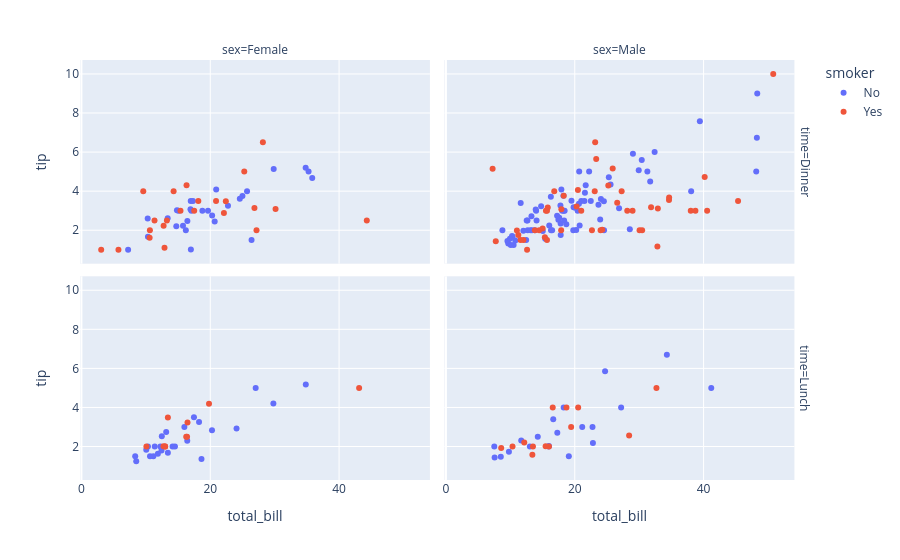

The notebook cell this image was saved under:
### Markdown cell above
## Grouped Scatterplots

Scatterplots support grouping - so-called faceting.

### Code cell
df = px.data.tips()
fig = px.scatter(df, x="total_bill", y="tip", color="smoker", facet_col="sex", facet_row="time")
fig.show()

### Figure 1 — Plotly figure (JSON) as saved in the notebook; plotly's stock layout.template omitted (floating-point values rounded to 4 significant figures)
{"data": [{"hovertemplate": "smoker=No<br>time=Dinner<br>sex=Female<br>total_bill=%{x}<br>tip=%{y}<extra></extra>", "legendgroup": "No", "marker": {"color": "#636efa", "symbol": "circle"}, "mode": "markers", "name": "No", "orientation": "v", "showlegend": true, "type": "scatter", "x": [16.99, 24.59, 35.26, 14.83, 10.33, 16.97, 20.29, 15.77, 19.65, 15.06, 20.69, 16.93, 10.29, 34.81, 26.41, 16.45, 17.07, 14.73, 22.75, 20.92, 7.25, 25.71, 17.31, 29.85, 25.0, 13.39, 16.21, 35.83, 18.78], "xaxis": "x3", "y": [1.01, 3.61, 5.0, 3.02, 1.67, 3.5, 2.75, 2.23, 3.0, 3.0, 2.45, 3.07, 2.6, 5.2, 1.5, 2.47, 3.0, 2.2, 3.25, 4.08, 1.0, 4.0, 3.5, 5.14, 3.75, 2.61, 2.0, 4.67, 3.0], "yaxis": "y3"}, {"hovertemplate": "smoker=No<br>time=Dinner<br>sex=Male<br>total_bill=%{x}<br>tip=%{y}<extra></extra>", "legendgroup": "No", "marker": {"color": "#636efa", "symbol": "circle"}, "mode": "markers", "name": "No", "orientation": "v", "showlegend": false, "type": "scatter", "x": [10.34, 21.01, 23.68, 25.29, 8.77, 26.88, 15.04, 14.78, 10.27, 15.42, 18.43, 21.58, 16.29, 20.65, 17.92, 39.42, 19.82, 17.81, 13.37, 12.69, 21.7, 9.55, 18.35, 17.78, 24.06, 16.31, 18.69, 31.27, 16.04, 17.46, 13.94, 9.68, 30.4, 18.29, 22.23, 32.4, 28.55, 18.04, 12.54, 9.94, 25.56, 19.49, 48.27, 17.59, 20.08, 20.23, 12.02, 10.51, 22.49, 12.46, 18.24, 14.0, 38.07, 23.95, 29.93, 14.07, 13.13, 17.26, 24.55, 19.77, 48.17, 16.49, 21.5, 12.66, 13.81, 24.52, 20.76, 31.71, 20.69, 48.33, 20.45, 13.28, 11.61, 10.77, 10.07, 29.03, 17.82], "xaxis": "x4", "y": [1.66, 3.5, 3.31, 4.71, 2.0, 3.12, 1.96, 3.23, 1.71, 1.57, 3.0, 3.92, 3.71, 3.35, 4.08, 7.58, 3.18, 2.34, 2.0, 2.0, 4.3, 1.45, 2.5, 3.27, 3.6, 2.0, 2.31, 5.0, 2.24, 2.54, 3.06, 1.32, 5.6, 3.0, 5.0, 6.0, 2.05, 3.0, 2.5, 1.56, 4.34, 3.51, 6.73, 2.64, 3.15, 2.01, 1.97, 1.25, 3.5, 1.5, 3.76, 3.0, 4.0, 2.55, 5.07, 2.5, 2.0, 2.74, 2.0, 2.0, 5.0, 2.0, 3.5, 2.5, 2.0, 3.48, 2.24, 4.5, 5.0, 9.0, 3.0, 2.72, 3.39, 1.47, 1.25, 5.92, 1.75], "yaxis": "y4"}, {"hovertemplate": "smoker=No<br>time=Lunch<br>sex=Female<br>total_bill=%{x}<br>tip=%{y}<extra></extra>", "legendgroup": "No", "marker": {"color": "#636efa", "symbol": "circle"}, "mode": "markers", "name": "No", "orientation": "v", "showlegend": false, "type": "scatter", "x": [10.07, 34.83, 10.65, 12.43, 24.08, 13.42, 12.48, 29.8, 14.52, 11.38, 20.27, 11.17, 12.26, 18.26, 8.51, 10.33, 14.15, 13.16, 17.47, 27.05, 16.43, 8.35, 18.64, 11.87, 15.98], "xaxis": "x", "y": [1.83, 5.17, 1.5, 1.8, 2.92, 1.68, 2.52, 4.2, 2.0, 2.0, 2.83, 1.5, 2.0, 3.25, 1.25, 2.0, 2.0, 2.75, 3.5, 5.0, 2.3, 1.5, 1.36, 1.63, 3.0], "yaxis": "y"}, {"hovertemplate": "smoker=No<br>time=Lunch<br>sex=Male<br>total_bill=%{x}<br>tip=%{y}<extra></extra>", "legendgroup": "No", "marker": {"color": "#636efa", "symbol": "circle"}, "mode": "markers", "name": "No", "orientation": "v", "showlegend": false, "type": "scatter", "x": [27.2, 22.76, 17.29, 16.66, 15.98, 13.03, 18.28, 24.71, 21.16, 11.69, 14.26, 15.95, 8.52, 22.82, 19.08, 34.3, 41.19, 9.78, 7.51, 7.56], "xaxis": "x2", "y": [4.0, 3.0, 2.71, 3.4, 2.03, 2.0, 4.0, 5.85, 3.0, 2.31, 2.5, 2.0, 1.48, 2.18, 1.5, 6.7, 5.0, 1.73, 2.0, 1.44], "yaxis": "y2"}, {"hovertemplate": "smoker=Yes<br>time=Dinner<br>sex=Female<br>total_bill=%{x}<br>tip=%{y}<extra></extra>", "legendgroup": "Yes", "marker": {"color": "#EF553B", "symbol": "circle"}, "mode": "markers", "name": "Yes", "orientation": "v", "showlegend": true, "type": "scatter", "x": [3.07, 26.86, 25.28, 5.75, 16.32, 11.35, 15.38, 44.3, 22.42, 14.31, 17.51, 10.59, 10.63, 9.6, 20.9, 18.15, 12.76, 13.27, 28.17, 12.9, 30.14, 22.12, 27.18], "xaxis": "x3", "y": [1.0, 3.14, 5.0, 1.0, 4.3, 2.5, 3.0, 2.5, 3.48, 4.0, 3.0, 1.61, 2.0, 4.0, 3.5, 3.5, 2.23, 2.5, 6.5, 1.1, 3.09, 2.88, 2.0], "yaxis": "y3"}, {"hovertemplate": "smoker=Yes<br>time=Dinner<br>sex=Male<br>total_bill=%{x}<br>tip=%{y}<extra></extra>", "legendgroup": "Yes", "marker": {"color": "#EF553B", "symbol": "circle"}, "mode": "markers", "name": "Yes", "orientation": "v", "showlegend": false, "type": "scatter", "x": [38.01, 11.24, 20.29, 13.81, 11.02, 18.29, 15.01, 17.92, 28.97, 40.17, 27.28, 12.03, 21.01, 15.36, 20.49, 25.21, 50.81, 15.81, 7.25, 31.85, 16.82, 32.9, 17.89, 14.48, 34.63, 34.65, 23.33, 45.35, 23.17, 40.55, 30.46, 23.1, 15.69, 26.59, 38.73, 24.27, 30.06, 25.89, 28.15, 11.59, 7.74, 24.01, 15.69, 15.53, 12.6, 32.83, 22.67], "xaxis": "x4", "y": [3.0, 1.76, 3.21, 2.0, 1.98, 3.76, 2.09, 3.08, 3.0, 4.73, 4.0, 1.5, 3.0, 1.64, 4.06, 4.29, 10.0, 3.16, 5.15, 3.18, 4.0, 3.11, 2.0, 2.0, 3.55, 3.68, 5.65, 3.5, 6.5, 3.0, 2.0, 4.0, 1.5, 3.41, 3.0, 2.03, 2.0, 5.16, 3.0, 1.5, 1.44, 2.0, 3.0, 3.0, 1.0, 1.17, 2.0], "yaxis": "y4"}, {"hovertemplate": "smoker=Yes<br>time=Lunch<br>sex=Female<br>total_bill=%{x}<br>tip=%{y}<extra></extra>", "legendgroup": "Yes", "marker": {"color": "#EF553B", "symbol": "circle"}, "mode": "markers", "name": "Yes", "orientation": "v", "showlegend": false, "type": "scatter", "x": [19.81, 43.11, 13.0, 12.74, 13.0, 16.4, 16.47, 13.42, 16.27, 10.09], "xaxis": "x", "y": [4.19, 5.0, 2.0, 2.01, 2.0, 2.5, 3.23, 3.48, 2.5, 2.0], "yaxis": "y"}, {"hovertemplate": "smoker=Yes<br>time=Lunch<br>sex=Male<br>total_bill=%{x}<br>tip=%{y}<extra></extra>", "legendgroup": "Yes", "marker": {"color": "#EF553B", "symbol": "circle"}, "mode": "markers", "name": "Yes", "orientation": "v", "showlegend": false, "type": "scatter", "x": [19.44, 32.68, 16.0, 28.44, 15.48, 16.58, 10.34, 13.51, 18.71, 20.53, 12.16, 8.58, 13.42], "xaxis": "x2", "y": [3.0, 5.0, 2.0, 2.56, 2.02, 4.0, 2.0, 2.0, 4.0, 4.0, 2.2, 1.92, 1.58], "yaxis": "y2"}], "layout": {"annotations": [{"font": {}, "showarrow": false, "text": "sex=Female", "x": 0.24, "xanchor": "center", "xref": "paper", "y": 1, "yanchor": "bottom", "yref": "paper"}, {"font": {}, "showarrow": false, "text": "sex=Male", "x": 0.74, "xanchor": "center", "xref": "paper", "y": 1, "yanchor": "bottom", "yref": "paper"}, {"font": {}, "showarrow": false, "text": "time=Lunch", "textangle": 90, "x": 0.98, "xanchor": "left", "xref": "paper", "y": 0.2425, "yanchor": "middle", "yref": "paper"}, {"font": {}, "showarrow": false, "text": "time=Dinner", "textangle": 90, "x": 0.98, "xanchor": "left", "xref": "paper", "y": 0.7575, "yanchor": "middle", "yref": "paper"}], "legend": {"title": {"text": "smoker"}, "tracegroupgap": 0}, "margin": {"t": 60}, "xaxis": {"anchor": "y", "domain": [0, 0.48], "title": {"text": "total_bill"}}, "xaxis2": {"anchor": "y2", "domain": [0.5, 0.98], "matches": "x", "title": {"text": "total_bill"}}, "xaxis3": {"anchor": "y3", "domain": [0, 0.48], "matches": "x", "showticklabels": false}, "xaxis4": {"anchor": "y4", "domain": [0.5, 0.98], "matches": "x", "showticklabels": false}, "yaxis": {"anchor": "x", "domain": [0, 0.485], "title": {"text": "tip"}}, "yaxis2": {"anchor": "x2", "domain": [0, 0.485], "matches": "y", "showticklabels": false}, "yaxis3": {"anchor": "x3", "domain": [0.515, 1], "matches": "y", "title": {"text": "tip"}}, "yaxis4": {"anchor": "x4", "domain": [0.515, 1], "matches": "y", "showticklabels": false}}}
